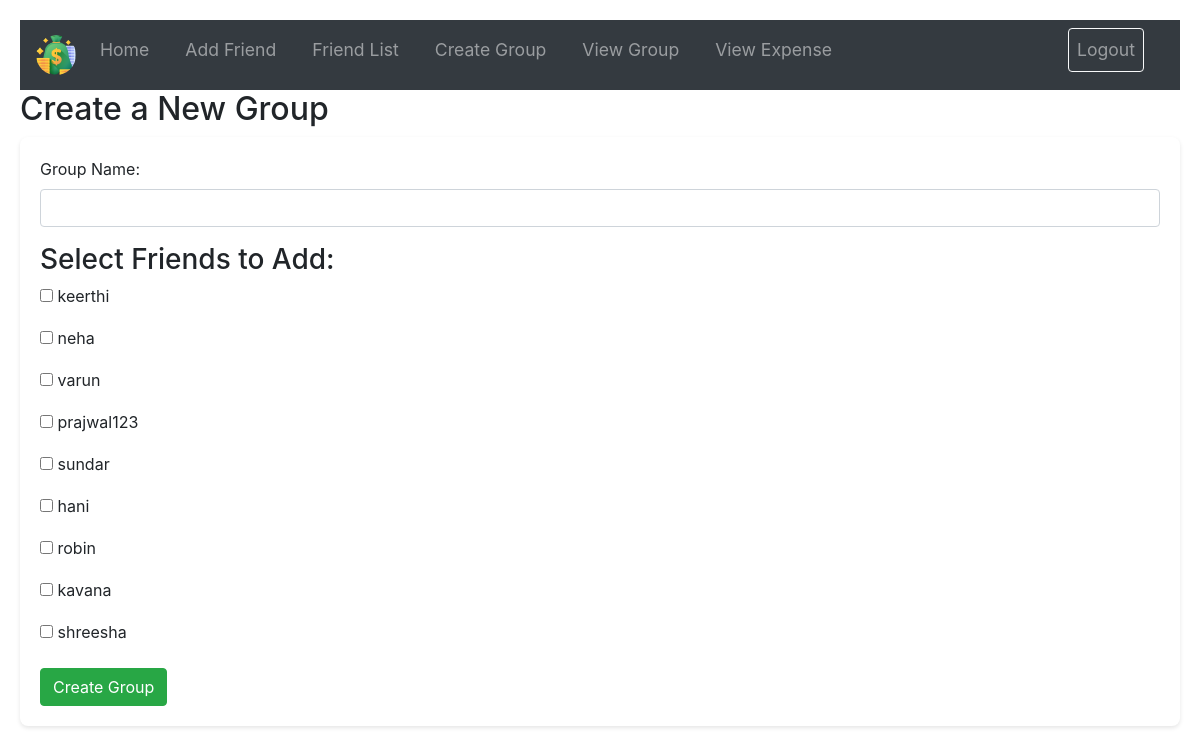
Screenshot of /groups/create/ (signed in) with the database file from the repository.
### expenses/models.py (models this page shows)
class Friendship(models.Model):
    user1 = models.ForeignKey(User, related_name='friends1', on_delete=models.CASCADE)
    user2 = models.ForeignKey(User, related_name='friends2', on_delete=models.CASCADE)

### expenses/views.py (the view, shortened to what this page needs)
# urls.py: path('groups/create/', views.create_group, name='create_group'),
@login_required
def create_group(request):
    groups = request.user.group_members.all()
    friends = request.user.friends2.all()
    view_group_id = request.GET.get("view_group_id")
    return render(request, 'create_group.html', {'friends': friends, 'groups':groups,'view_group_id':view_group_id})

### templates/create_group.html (shortened to what this page needs)
<!doctype html>
<html lang="en">
<head>
    <link rel="stylesheet" href="https://cdn.jsdelivr.net/npm/bootstrap@4.3.1/dist/css/bootstrap.min.css">
</head>
<body>
    {% block navbar %}
        {% include "nav.html" %}
    {% endblock navbar %}
    <h2>Create a New Group</h2>
    <form method="post">
        <div class="form-group">
            <label>Group Name:</label>
            <input type="text" name="name" class="form-control" required>
        </div>
        <h3>Select Friends to Add:</h3>
        <ul>
            {% for friend in friends %}
                <li>
                    <input type="checkbox" name="friends" value="{{friend.user1.id}}">
                    <label>{{friend.user1}}</label>
                </li>
            {% empty %}
                <li>No friends available.</li>
            {% endfor %}
        </ul>
        <button type="submit" class="btn btn-success">Create Group</button>
    </form>
</body>
</html>

### templates/create_group.html (style rules this page uses)
body { padding: 20px; background-color: #f8f9fa; }
h2 { margin-bottom: 20px; }
form { margin-bottom: 30px; padding: 20px; background-color: #ffffff; border-radius: 8px; box-shadow: 0 2px 4px rgba(0, 0, 0, 0.1); }
ul { list-style: none; padding: 0; }
li { margin-bottom: 10px; }
.btn { font-size: 16px; }

### rows the page displays
Friendship: user1 "keerthi"
Friendship: user1 "neha"
Friendship: user1 "varun"
Friendship: user1 "prajwal123"
Friendship: user1 "sundar"
Friendship: user1 "hani"
Friendship: user1 "robin"
Friendship: user1 "kavana"
Friendship: user1 "shreesha"
